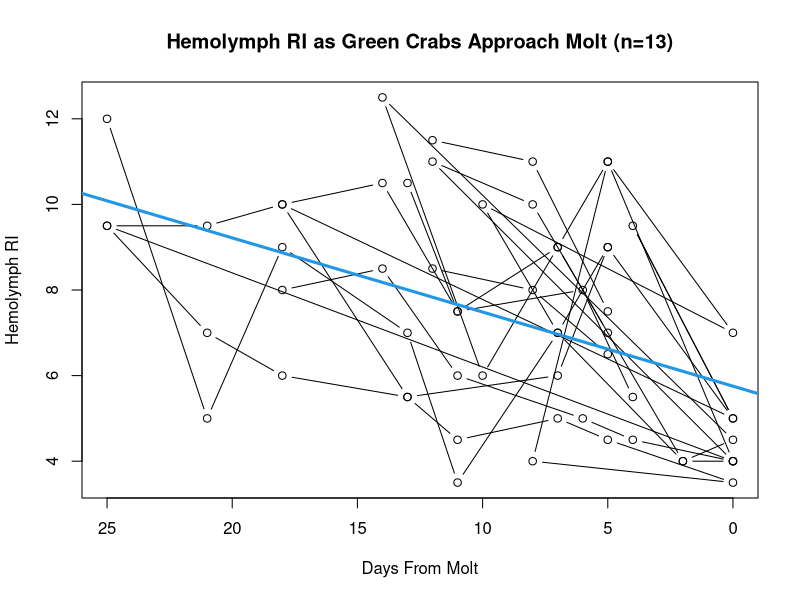
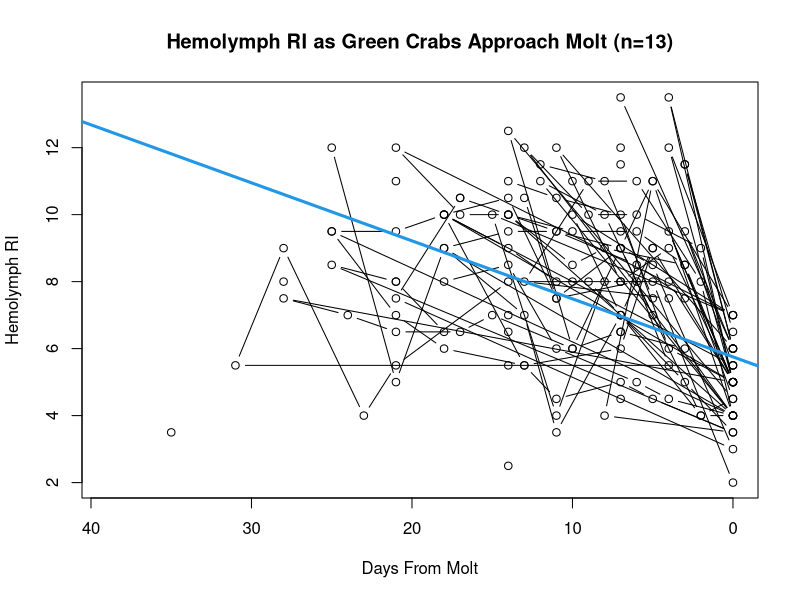
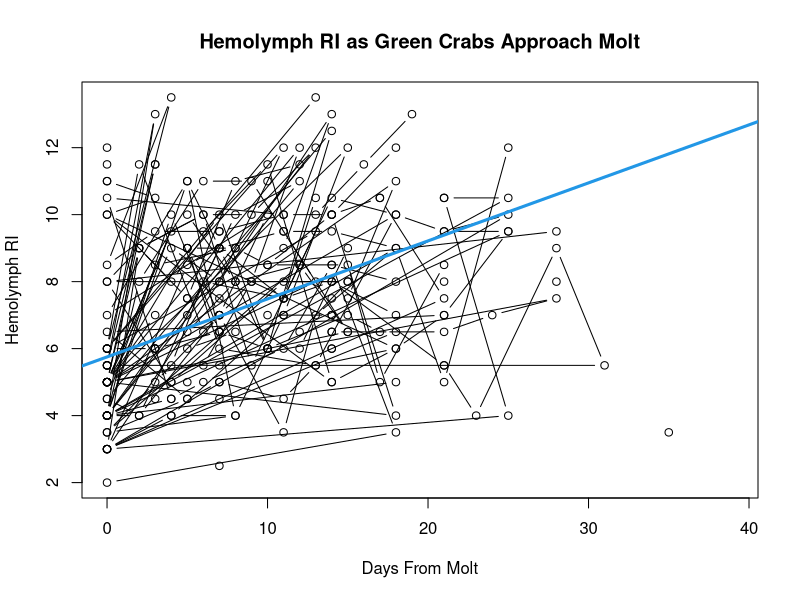
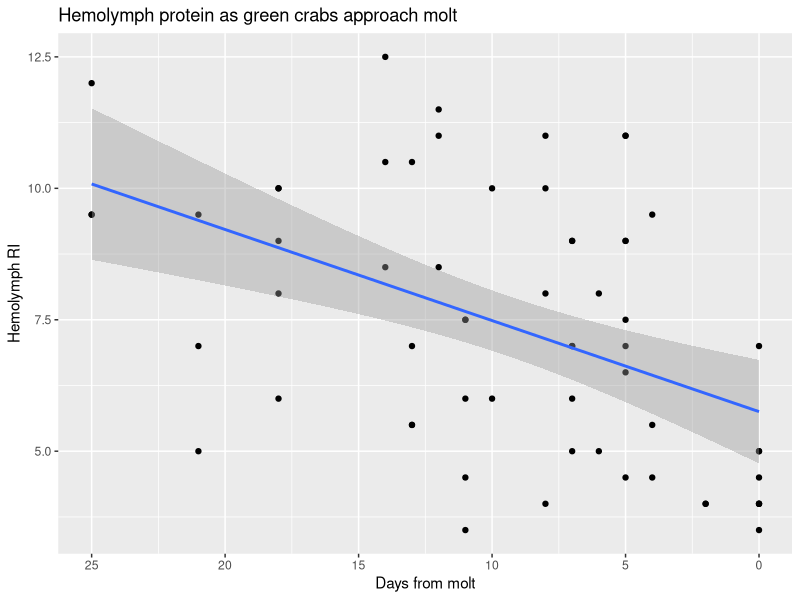
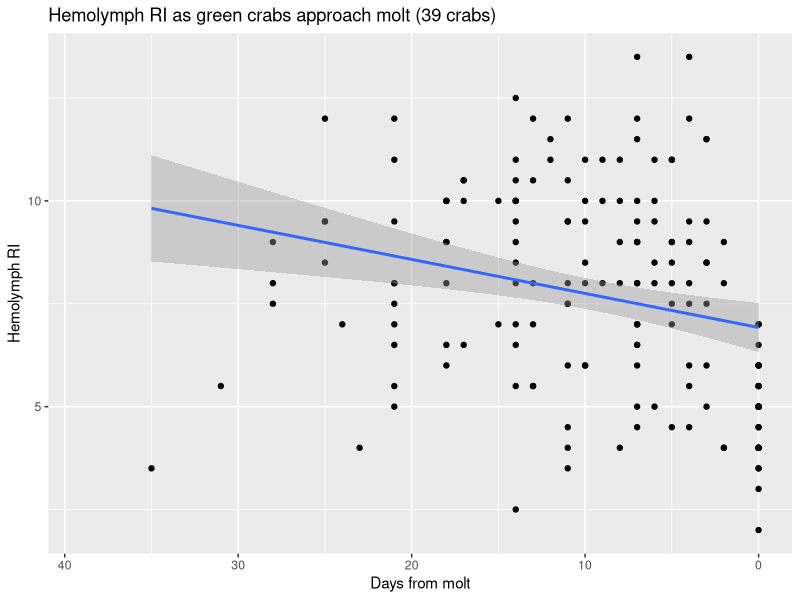
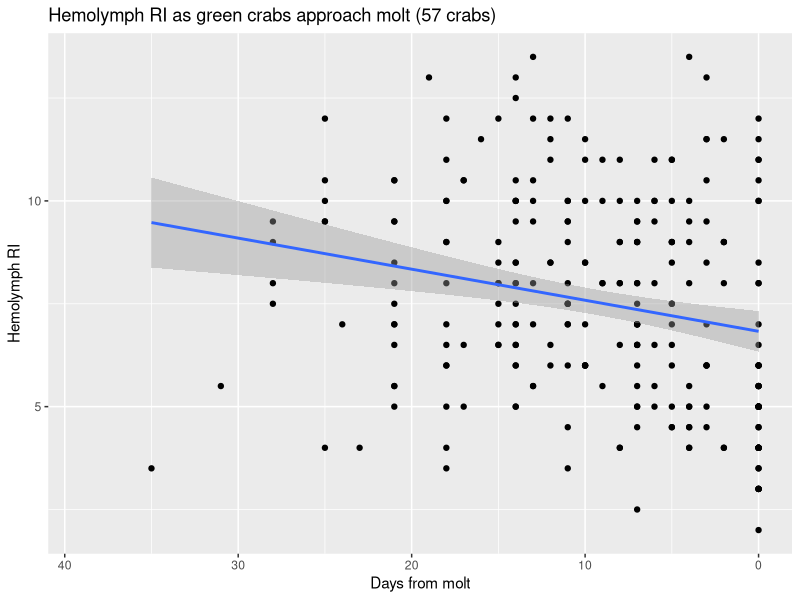
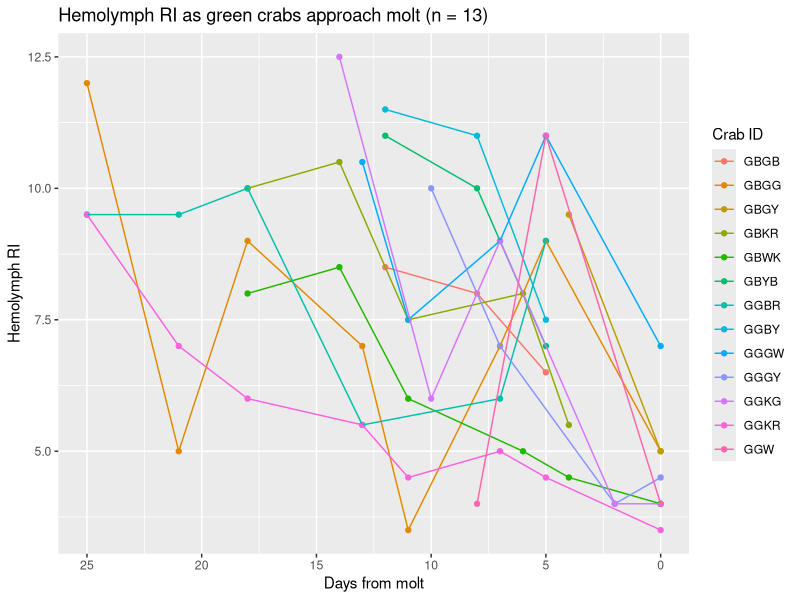
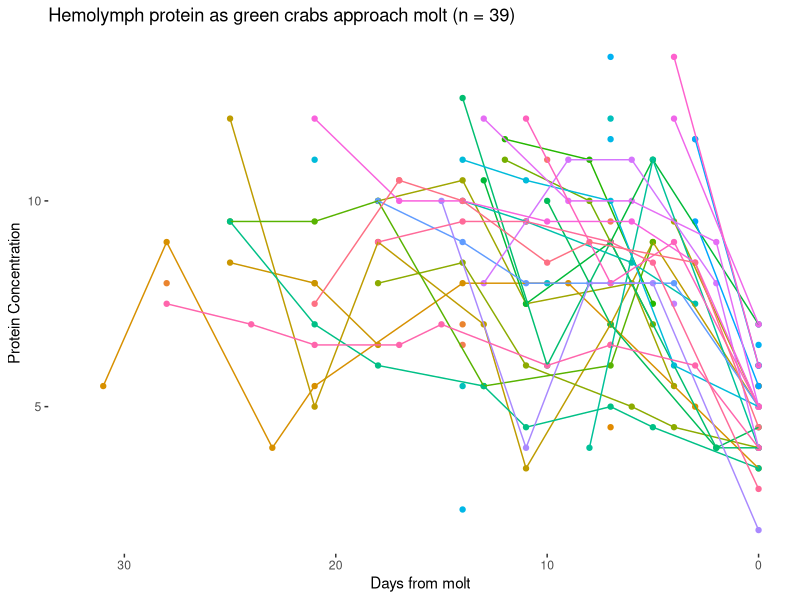

These charts were generated, in order, by the following R code:
## ---- chunk 1

molt_dat <- read.csv("../data/wl_molt_dat.csv")
# read in .csv
# contains information from WL 2022
# used for preliminary graphs

molt_dat_2 <- read.csv("../data/wl_cml_molt_dat.csv")
# read in updated .csv
# contains information from 2021, 2022, CML, and WL until 08-2022

molt_dat_upd <- read.csv("../data/molt_dat_cml_wel_11_10_22.csv")
# read in updated .csv
# contains information from 2021, 2022, CML and WL as of 11-2022

molt_dat_upd$hemo_ri <- as.numeric(molt_dat_upd$hemo_ri)

molt_dat_fin <- read.csv("../data/wl_cml_molt_dat_final.csv")

molt_dat_fin$hemo_ri <- as.numeric(molt_dat_fin$hemo_ri)
molt_dat_fin$days_from_molt <- as.numeric(molt_dat_fin$days_from_molt)

library(dplyr)
library(car)
library(ggplot2)
# load relevant libraries for stats analysis
## ---- chunk 2

# 2022 WL crabs

plot(hemo_ri ~ days_from_molt, data = molt_dat,
     main = "Hemolymph RI as Green Crabs Approach Molt (n=13)",
     xlim = rev(range(days_from_molt)),
     xlab = "Days From Molt", 
     ylab = "Hemolymph RI",
     type = "b")
abline(lm (hemo_ri ~ days_from_molt, data = molt_dat), col = 4, lwd = 3)

# plots hemo ri vs days from molt for all 13 crabs
# need to reverse x axis to count down to molt
# appears to be downward trend in hemolymph RI as crabs approach molt
# need to investigate on an individual level
## ---- chunk 3
# WL and CML 2021-2022

plot(hemo_ri ~ days_from_molt, data = molt_dat_upd,
     main = "Hemolymph RI as Green Crabs Approach Molt (n=13)",
     xlim = rev(range(days_from_molt)),
     xlab = "Days From Molt", 
     ylab = "Hemolymph RI",
     type = "b")
abline(lm (hemo_ri ~ days_from_molt, data = molt_dat), col = 4, lwd = 3)

## ---- chunk 4
# most updated

plot(hemo_ri ~ days_from_molt, data = molt_dat_fin,
     main = "Hemolymph RI as Green Crabs Approach Molt",
     xlab = "Days From Molt", 
     ylab = "Hemolymph RI",
     type = "b")
abline(lm (hemo_ri ~ days_from_molt, data = molt_dat), col = 4, lwd = 3)

## ---- chunk 5

# WL 2022 data

molt_dat %>% 
        # pipes molt data into ggplot
  ggplot(aes(x = days_from_molt, y = hemo_ri)) + 
        # populates plot with hemo ri info and defines color with crab ID
    geom_point() + geom_smooth(method=lm) + 
        # specifies type of plot -- linear model with 95 percent confidence
        scale_x_reverse() + 
        # reverses x axis so information counts down to molt
        xlab("Days from molt") + 
        ylab ("Hemolymph RI") +
        ggtitle("Hemolymph protein as green crabs approach molt")
        # renames x and y labels and title

## ---- chunk 6

# WL CML 2021-2022 data
molt_dat_upd %>% 
        # pipes molt data into ggplot
  ggplot(aes(x = days_from_molt, y = hemo_ri)) + 
        # populates plot with hemo ri info and defines color with crab ID
    geom_point() + geom_smooth(method=lm) + 
        # specifies type of plot -- linear model with confidence int
        scale_x_reverse() + 
        # reverses x axis so information counts down to molt
        xlab("Days from molt") + 
        ylab ("Hemolymph RI") +
        ggtitle("Hemolymph RI as green crabs approach molt (39 crabs)")
        # renames x and y labels and title


## ---- chunk 7

# upd data
molt_dat_fin %>% 
        # pipes molt data into ggplot
  ggplot(aes(x = days_from_molt, y = hemo_ri)) + 
        # populates plot with hemo ri info and defines color with crab ID
    geom_point() + geom_smooth(method=lm) + 
        # specifies type of plot -- linear model with confidence int
        scale_x_reverse() + 
        # reverses x axis so information counts down to molt
        xlab("Days from molt") + 
        ylab ("Hemolymph RI") +
        ggtitle("Hemolymph RI as green crabs approach molt (57 crabs)")
        # renames x and y labels and title


## ---- chunk 8

# WL 2022 data

library(ggplot2)
library(dplyr)

molt_dat %>% 
        # pipes molt data into ggplot
  ggplot(aes(x = days_from_molt, y = hemo_ri, colour = crab_id)) + 
        # populates plot with hemo ri info and defines color with crab ID
    geom_point() + geom_line() + 
        # specifies type of plot - scatter linear plot with crab IDs
        scale_x_reverse() + 
        # reverses x axis so information counts down to molt
        xlab("Days from molt") + 
        ylab ("Hemolymph RI") +
        ggtitle("Hemolymph RI as green crabs approach molt (n = 13)") +
        # renames x and y labels and title
        labs(col = "Crab ID") 
        # changes legend title
## ---- chunk 9

# CML WL 2021 2022 data

library(ggplot2)
library(dplyr)

molt_dat_upd %>% 
        # pipes molt data into ggplot
  ggplot(aes(x = days_from_molt, y = hemo_ri, colour = crab_id)) + 
        # populates plot with hemo ri info and defines color with crab ID
    geom_point() + geom_line() + 
        # specifies type of plot - scatter linear plot with crab IDs
        scale_x_reverse(limits = c(32, 0)) + 
        # reverses x axis so information counts down to molt sets axis
        xlab("Days from molt") + 
        ylab ("Protein Concentration") +
        ggtitle("Hemolymph protein as green crabs approach molt (n = 39)") +
        # renames x and y labels and title
        labs(col = "Crab ID") + 
        # changes legend title
        theme(legend.position = "none") +
        # removes legend
        theme(panel.grid.major = element_blank(),
              panel.grid.minor = element_blank(), 
              panel.background = element_blank())
      
## ---- chunk 10

# WL 2022 data

library(ggplot2)
library(dplyr)

molt_dat %>% 
        # pipes molt data into ggplot
  ggplot(aes(x = days_from_molt, y = hemo_ri, colour = crab_id)) + 
        # populates plot with hemo ri info and defines color with crab ID
    geom_point() + geom_line() +
        # specifies type of plot - scatter linear plot with crab ids
        scale_x_reverse() + 
        # reverses x axis so information counts down to molt
        xlab("Days from molt") + 
        ylab ("Protein Concentration") +
        ggtitle("Hemolymph protein as green crabs approach molt") +
        # renames x and y labels and title
        labs(col = "Crab ID") + 
        # changes legend title
        theme(panel.grid.major = element_blank(),
              panel.grid.minor = element_blank(), 
              panel.background = element_blank())
        # removes background grid from plot

## ---- chunk 11

# WL 2022 data

ri_mod <- lm(hemo_ri ~ days_from_molt, data = molt_dat)
summary(ri_mod)
anova(ri_mod)
car::Anova(ri_mod, type = 3)

# linear models for significance testing 
# r square of 0.22 -- weak correlation

## ---- chunk 12

# WL CML 2022 data

ri_mod_fin <- lm(hemo_ri ~ days_from_molt, data = molt_dat_fin)
summary(ri_mod_fin)
anova(ri_mod_fin)
car::Anova(ri_mod_fin, type = 3)

# linear models for significance testing 
# r square of 0.04 -- no corellation

## ---- chunk 13
# CML WL all data

ri_mod <- lm(hemo_ri ~ days_from_molt, data = molt_dat_2)
summary(ri_mod)
anova(ri_mod)
car::Anova(ri_mod, type = 3)

# linear models for significance testing 
# r square of 0.22 -- weak correlation

## ---- chunk 14

# WL 2022 data

plot(hemo_color ~ days_from_molt, data = molt_dat,
     main = "Hemolymph Color as Green Crabs Approach Molt (n=13)",
     xlim = rev(range(days_from_molt)),
     xlab = "Days From Molt", 
     ylab = "Hemolymph Color")
abline(lm (hemo_color ~ days_from_molt, data = molt_dat), col = 4, lwd = 3)


boxplot(days_from_molt ~ hemo_color, data = molt_dat)

# plots hemo color vs days from molt for all 13 crabs
# need to reverse x axis to count down to molt
# doesn't appear to be strong trend or correlation

## ---- chunk 15

# WL 2022 data

library(ggplot2)
library(dplyr)

molt_dat %>% 
        # pipes molt data into ggplot
  ggplot(aes(x = days_from_molt, y = hemo_color, colour = crab_id)) + 
        # populates plot with hemo color info and defines color with crab ID
    geom_point() + geom_line() + 
        # specifies type of plot
        scale_x_reverse() + 
        # reverses x axis so information counts down to molt
        xlab("Days from molt") + 
        ylab ("Hemolymph Color") +
        ggtitle("Hemolymph color as green crabs approach molt (n = 13") +
        # renames x and y labels and title
        labs(col = "Crab ID") + # changes legend title
  theme(panel.grid.major = element_blank(),
              panel.grid.minor = element_blank(), 
              panel.background = element_blank())
        # removes background grid from plot
## ---- chunk 16

# WL 2022 data

col_mod <- lm(hemo_color ~ days_from_molt, data = molt_dat)
summary(col_mod)
anova(col_mod)
car::Anova(col_mod, type = 3)

# linear models for significance testing 

## ---- chunk 17

# WL 2022 data
# individual hemo color graphs over time

plot(hemo_color ~ days_from_molt, data = molt_dat,
     subset = crab_id == "GBGB",
     xlab = "Days From Molt", 
     ylab = "Hemolymph Color",
     type = "b")

plot(hemo_color ~ days_from_molt, data = molt_dat,
     subset = crab_id == "GBGG",
     xlab = "Days From Molt", 
     ylab = "Hemolymph Color",
     type = "b")

plot(hemo_color ~ days_from_molt, data = molt_dat,
     subset = crab_id == "GBGB",
     xlab = "Days From Molt", 
     ylab = "Hemolymph Color",
     type = "b")

plot(hemo_color ~ days_from_molt, data = molt_dat,
     subset = crab_id == "GBGY",
     xlab = "Days From Molt", 
     ylab = "Hemolymph Color",
     type = "b")

plot(hemo_color ~ days_from_molt, data = molt_dat,
     subset = crab_id == "GBKR",
     xlab = "Days From Molt", 
     ylab = "Hemolymph Color",
     type = "b")

plot(hemo_color ~ days_from_molt, data = molt_dat,
     subset = crab_id == "GBWK",
     xlab = "Days From Molt", 
     ylab = "Hemolymph Color",
     type = "b")

plot(hemo_color ~ days_from_molt, data = molt_dat,
     subset = crab_id == "GBYB",
     xlab = "Days From Molt", 
     ylab = "Hemolymph Color",
     type = "b")

plot(hemo_color ~ days_from_molt, data = molt_dat,
     subset = crab_id == "GGBR",
     xlab = "Days From Molt", 
     ylab = "Hemolymph Color",
     type = "b")

plot(hemo_color ~ days_from_molt, data = molt_dat,
     subset = crab_id == "GGBY",
     xlab = "Days From Molt", 
     ylab = "Hemolymph Color",
     type = "b")

plot(hemo_color ~ days_from_molt, data = molt_dat,
     subset = crab_id == "GGGW",
     xlab = "Days From Molt", 
     ylab = "Hemolymph Color",
     type = "b")

plot(hemo_color ~ days_from_molt, data = molt_dat,
     subset = crab_id == "GGGY",
     xlab = "Days From Molt", 
     ylab = "Hemolymph Color",
     type = "b")

plot(hemo_color ~ days_from_molt, data = molt_dat,
     subset = crab_id == "GGKG",
     xlab = "Days From Molt", 
     ylab = "Hemolymph Color",
     type = "b")

plot(hemo_color ~ days_from_molt, data = molt_dat,
     subset = crab_id == "GGKR",
     xlab = "Days From Molt", 
     ylab = "Hemolymph Color",
     type = "b")

plot(hemo_color ~ days_from_molt, data = molt_dat,
     subset = crab_id == "GGW",
     xlab = "Days From Molt", 
     ylab = "Hemolymph Color",
     type = "b")
## ---- chunk 18

# individual RI graphs over time
# appears that as crabs approach molt, RI decreases

plot(hemo_ri ~ days_from_molt, data = molt_dat,
     subset = crab_id == "GBGB",
     xlab = "Days From Molt",
     type = "b")

plot(hemo_ri ~ days_from_molt, data = molt_dat,
     subset = crab_id == "GBGG",
     xlab = "Days From Molt", 
     ylab = "Hemolymph RI",
     type = "b")

plot(hemo_ri ~ days_from_molt, data = molt_dat,
     subset = crab_id == "GBGB",
     xlab = "Days From Molt", 
     ylab = "Hemolymph RI",
     type = "b")

plot(hemo_ri ~ days_from_molt, data = molt_dat,
     subset = crab_id == "GBGY",
     xlab = "Days From Molt", 
     ylab = "Hemolymph RI",
     type = "b")

plot(hemo_ri ~ days_from_molt, data = molt_dat,
     subset = crab_id == "GBKR",
     xlab = "Days From Molt", 
     ylab = "Hemolymph RI",
     type = "b")

plot(hemo_ri ~ days_from_molt, data = molt_dat,
     subset = crab_id == "GBWK",
     xlab = "Days From Molt", 
     ylab = "Hemolymph RI",
     type = "b")

plot(hemo_ri ~ days_from_molt, data = molt_dat,
     subset = crab_id == "GBYB",
     xlab = "Days From Molt", 
     ylab = "Hemolymph RI",
     type = "b")

plot(hemo_ri ~ days_from_molt, data = molt_dat,
     subset = crab_id == "GGBR",
     xlab = "Days From Molt", 
     ylab = "Hemolymph RI",
     type = "b")

plot(hemo_ri ~ days_from_molt, data = molt_dat,
     subset = crab_id == "GGBY",
     xlab = "Days From Molt", 
     ylab = "Hemolymph RI",
     type = "b")

plot(hemo_ri ~ days_from_molt, data = molt_dat,
     subset = crab_id == "GGGW",
     xlab = "Days From Molt", 
     ylab = "Hemolymph RI",
     type = "b")

plot(hemo_ri ~ days_from_molt, data = molt_dat,
     subset = crab_id == "GGGY",
     xlab = "Days From Molt", 
     ylab = "Hemolymph RI",
     type = "b")

plot(hemo_ri ~ days_from_molt, data = molt_dat,
     subset = crab_id == "GGKG",
     xlab = "Days From Molt", 
     ylab = "Hemolymph RI",
     type = "b")

plot(hemo_ri ~ days_from_molt, data = molt_dat,
     subset = crab_id == "GGKR",
     xlab = "Days From Molt", 
     ylab = "Hemolymph RI",
     type = "b")

plot(hemo_ri ~ days_from_molt, data = molt_dat,
     subset = crab_id == "GGW",
     xlab = "Days From Molt", 
     ylab = "Hemolymph RI",
     type = "b")
